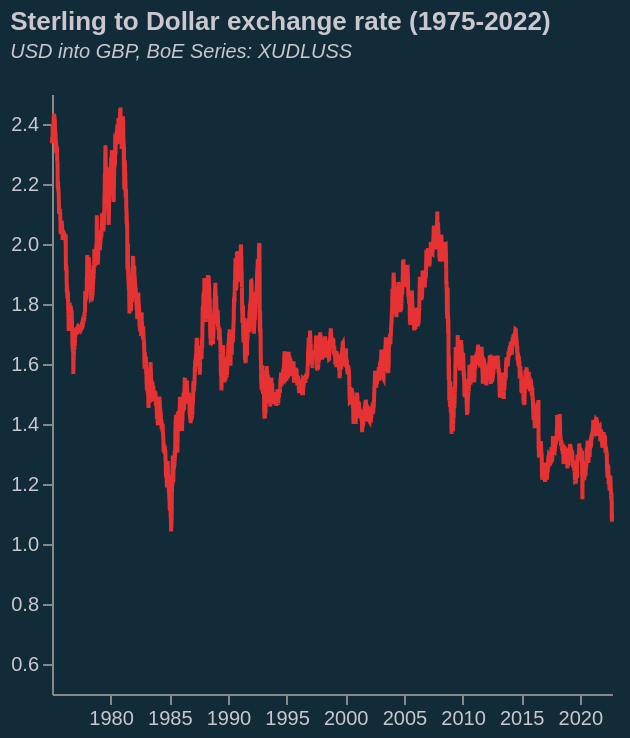

Vega-Lite specification stored for this chart:
### Vega-Lite specification from a JSON file in a GitHub repository (floating-point values rounded to 4 significant figures; data arrays with more than 128 entries replaced by an {"elided": "..."} marker saying what was removed)
{"$schema": "https://vega.github.io/schema/vega-lite/v5.json", "title": {"text": "Sterling to Dollar exchange rate (1975-2022)", "subtitle": ["USD into GBP, BoE Series: XUDLUSS", ""], "subtitleFontStyle": "italic", "subtitleFontSize": 10, "anchor": "start", "color": "#cbc7cf", "subtitleColor": "#cbc7cf"}, "width": 280, "height": 300, "config": {"background": "#122b39", "view": {"stroke": "transparent"}}, "data": {"values": {"elided": "12070 records"}, "format": {"parse": {"Date": "date"}}}, "transform": [{"calculate": "year(datum.Date)", "as": "year"}, {"filter": "datum.year>=minYear"}, {"filter": "datum.year<=maxYear"}], "params": [{"name": "minYear", "value": 1975, "bind": {"input": "range", "min": 1975, "max": 2022, "step": 1, "name": "Start year:"}}, {"name": "maxYear", "value": 2022, "bind": {"input": "range", "min": 1975, "max": 2022, "step": 1, "name": "End year:"}}], "mark": {"type": "line", "color": "rgb(230, 50, 50)", "width": 10, "strokeWidth": 2, "opacity": 1}, "encoding": {"x": {"field": "Date", "type": "temporal", "title": null, "axis": {"grid": false, "labelColor": "#cbc7cf"}}, "y": {"field": "Value", "type": "quantitative", "title": null, "scale": {"domain": [0.5, 2.5]}, "axis": {"grid": false, "labelColor": "#cbc7cf"}}}}
